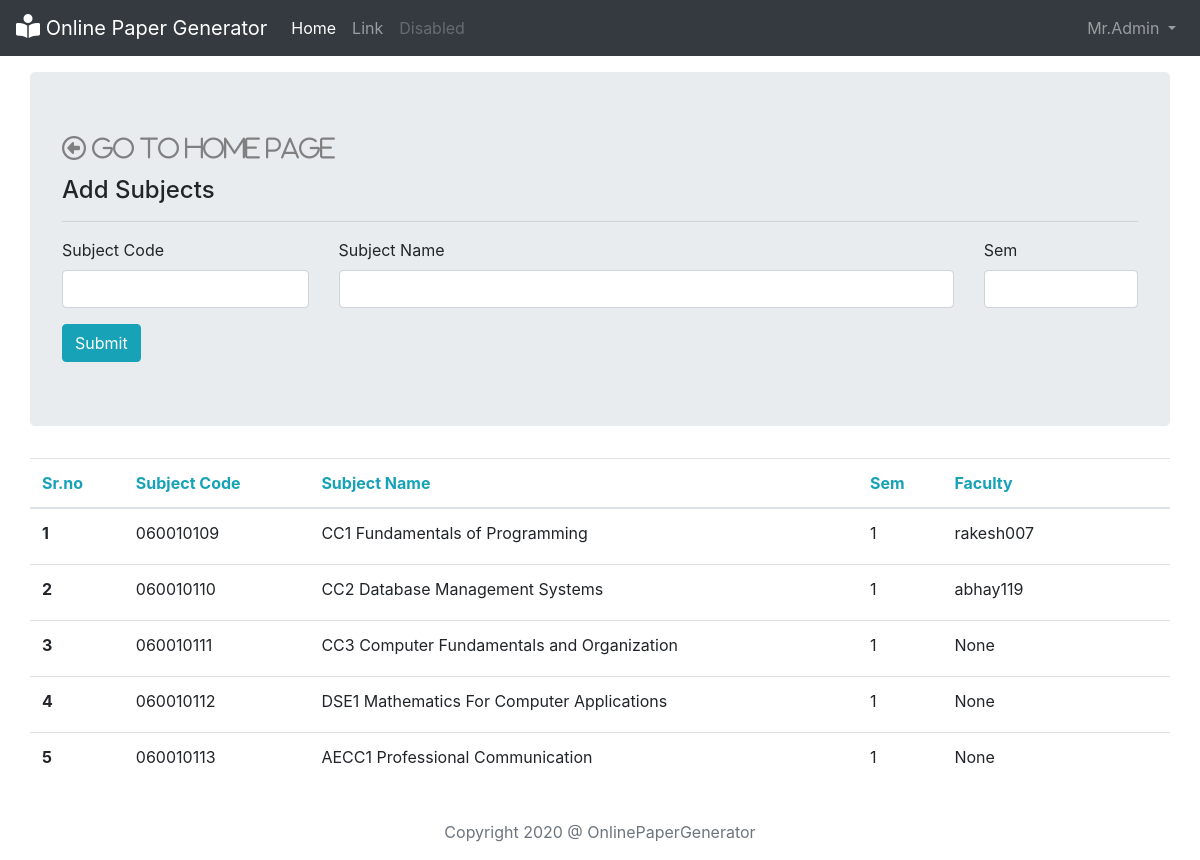
The app's page /adminhome/subjectmanager/ (signed in) with its own data.
### OnlinePaperGenerator/models.py (models this page shows, shortened)
class subject(models.Model):
    subject_code = models.CharField(default = "", max_length=15)
    subject_name = models.CharField(max_length=100)
    sem = models.IntegerField()
    faculty = models.CharField(max_length=50,null=True, blank=True)

### OnlinePaperGenerator/views.py (the view, shortened to what this page needs)
# urls.py: path('adminhome/subjectmanager/', views.subjectmanager, name="subjectmanager"),
def subjectmanager(request):
    if request.user.is_superuser:
        sub = subject.objects.all()
        fac = User.objects.all()
        params = {
            "obj": sub,
            "faculty": fac
            }
        return render(request, "admin/subjectmanager.html",params)
    else:
        return HttpResponse("error 404: page not found")

### templates/admin/subjectmanager.html (shortened to what this page needs)
{% extends 'base.html' %}
{% block body %}
<div class="container mt-3 jumbotron">
  <a href="/adminhome/"><i class='far fa-arrow-alt-circle-left mb-3' style='font-size:24px;color:gray'> Go To Home
      Page</i></a>
  <h4>Add Subjects</h4>
  <hr>
  <form action="/adminhome/subjectmanager/" method="POST"> {% csrf_token %}
    <div class="row">
      <div class="col-md-3">
        <label for="subjectcode">Subject Code</label>
        <input type="text" class="form-control" id="subjectcode" required name="subjectcode">
      </div>
      <div class="col md-8">
        <label for="subjectname/=">Subject Name</label>
        <input type="text" class="form-control" id="subjectname" required name="subjectname">
      </div>
      <div class="col-md-2">
        <label for="sem">Sem</label>
        <input type="number" max="10" min="1" class="form-control" id="sem" required name="sem">
      </div>
    </div>
    <button type="submit" class="btn btn-info mt-3">Submit</button>
  </form>
</div>
<table class="mt-3 container table table-hover">
  <thead class="text-info">
    <tr>
      <th scope="col">Sr.no</th>
      <th scope="col">Subject Code</th>
      <th scope="col">Subject Name</th>
      <th scope="col">Sem</th>
      <th scope="col">Faculty</th>
      <th scope="col"></th>
    </tr>
  </thead>
  <tbody>
    {% for item in obj %}
    <tr id=tr{{forloop.counter}} class="tblrow">
      <th scope="row">{{forloop.counter}}</th>
      <td>{{ item.subject_code }}</td>
      <td>{{ item.subject_name }}</td>
      <td>{{ item.sem }}</td>
      <td>{{ item.faculty }}</td>
      <td></td>
    </tr>
    {% endfor %}
  </tbody>
</table>
{% endblock %}

### templates/base.html (shortened to what this page needs)
<!doctype html>
<html lang="en">
<head>
  <link rel="stylesheet" href="https://stackpath.bootstrapcdn.com/bootstrap/4.4.1/css/bootstrap.min.css"
>
</head>
<nav class="navbar navbar-expand-lg navbar-dark bg-dark" id="navbar">
  <a class="navbar-brand" href="/">
    <i class='fas fa-book-reader' style='font-size:24px;color:white'></i>
    Online Paper Generator</a>
  <div class="collapse navbar-collapse" id="navbarSupportedContent">
    <ul class="navbar-nav mr-auto">
      <li class="nav-item active">
        {% if request.user.is_superuser %}
        <a class="nav-link" href="/adminhome/">Home <span class="sr-only">(current)</span></a>
        {% else %}
        <a class="nav-link" href="/home/{{request.user.username}}">Home <span class="sr-only">(current)</span></a>
        {% endif %}
      </li>
      <li class="nav-item">
        <a class="nav-link" href="#">Link</a>
      </li>
      <li class="nav-item">
        <a class="nav-link disabled" href="#" tabindex="-1" aria-disabled="true">Disabled</a>
      </li>
    </ul>
    {% if user.is_authenticated %}
    <ul class="navbar-nav ml-auto">
      <li class="nav-item dropdown">
        <a class="nav-link dropdown-toggle" href="#" id="navbarDropdown" role="button" data-toggle="dropdown"
          aria-haspopup="true" aria-expanded="false">
          {{request.user.first_name}}
        </a>
      </li>
    </ul>
    {% else %}
    <button type="button" class="btn btn-outline-success mx-3" data-toggle="modal"
      data-target="#loginmodal">Login</button>
    <button type="button" class="btn btn-outline-success" data-toggle="modal"
      data-target="#registrationmodal">Signup</button>
    {% endif %}
  </div>
</nav>
<body>
  {% autoescape on %}
  {% block body %} {% endblock %}
  <footer class="footer mt-auto py-3">
    <div class="container">
      <center>
        <span class="text-muted">Copyright 2020 @ OnlinePaperGenerator</span>
      </center>
    </div>
  </footer>
  {% endautoescape %}
</body>
</html>

### records on screen
subject: subject_code "060010109", subject_name "CC1 Fundamentals of Programming", sem "1", faculty "rakesh007"
subject: subject_code "060010110", subject_name "CC2 Database Management Systems", sem "1", faculty "abhay119"
subject: subject_code "060010111", subject_name "CC3 Computer Fundamentals and Organization", sem "1", faculty "None"
subject: subject_code "060010112", subject_name "DSE1 Mathematics For Computer Applications", sem "1", faculty "None"
subject: subject_code "060010113", subject_name "AECC1 Professional Communication", sem "1", faculty "None"

### other values on screen
{{ request.user.first_name }} "Mr.Admin"
